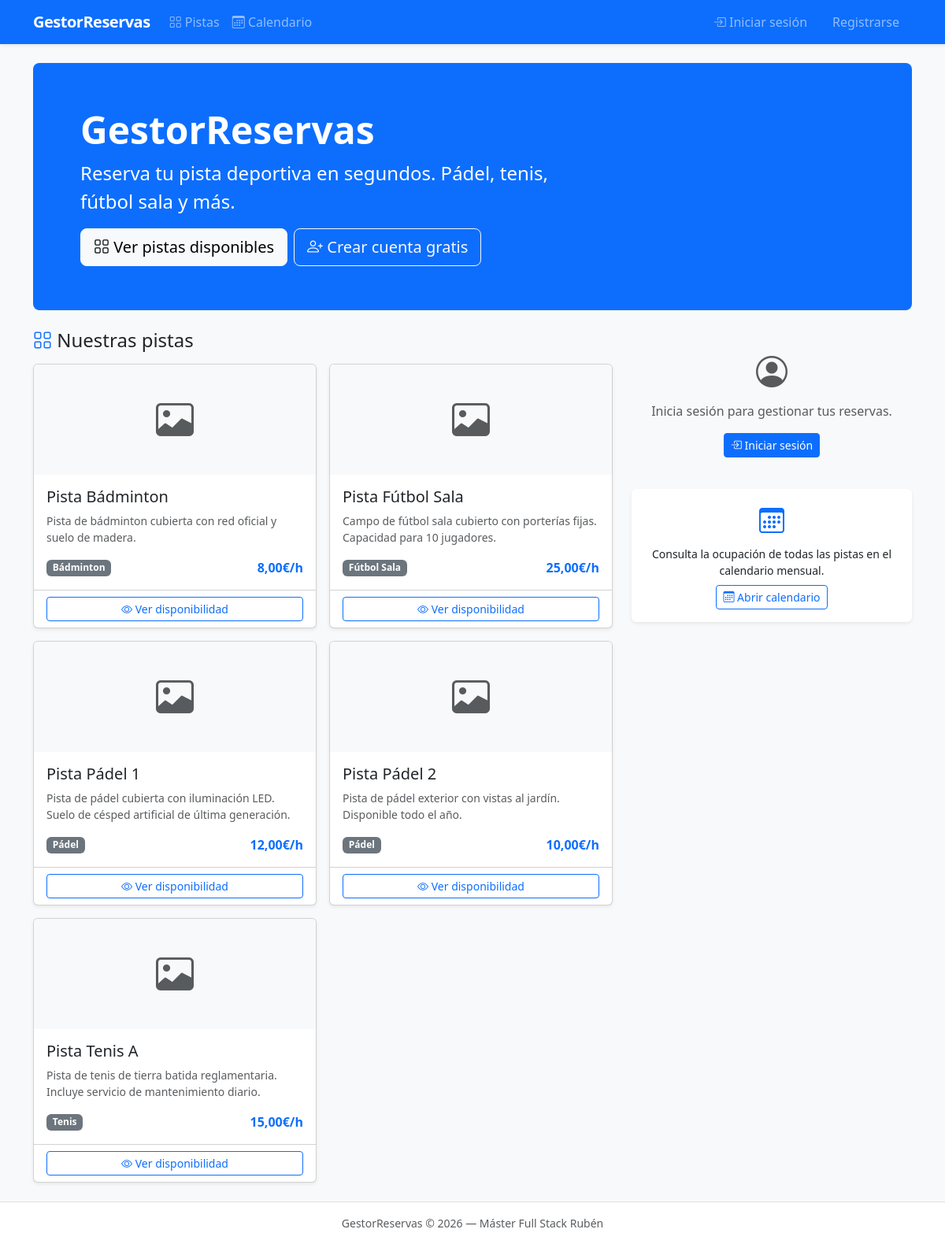
The page / on the database its author committed.
### reservas/models.py (models this page shows, shortened)
class Resource(models.Model):
    SPORT_CHOICES = [
        ('padel', 'Pádel'),
        ('tenis', 'Tenis'),
        ('futbol_sala', 'Fútbol Sala'),
        ('badminton', 'Bádminton'),
        ('squash', 'Squash'),
        ('baloncesto', 'Baloncesto'),
        ('otro', 'Otro'),
    ]
    name = models.CharField('nombre', max_length=100)
    sport_type = models.CharField('deporte', max_length=20, choices=SPORT_CHOICES)
    description = models.TextField('descripción', blank=True)
    capacity = models.PositiveIntegerField('capacidad (jugadores)', default=2)
    price_per_hour = models.DecimalField('precio por hora (€)', max_digits=6, decimal_places=2, default=0)
    is_active = models.BooleanField('activa', default=True)
    image = models.ImageField('imagen', upload_to='resources/', blank=True, null=True)
    class Meta:
        verbose_name = 'Pista'
        verbose_name_plural = 'Pistas'
        ordering = ['sport_type', 'name']

### reservas/views.py (the view, shortened to what this page needs)
# urls.py: path('', views.home, name='home'),
def home(request):
    resources = Resource.objects.filter(is_active=True)
    upcoming_bookings = []
    return render(request, 'reservas/home.html', {
        'resources': resources,
        'upcoming_bookings': upcoming_bookings,
    })

### reservas/templates/reservas/home.html (shortened to what this page needs)
{% extends 'base.html' %}
{% block content %}
<div class="p-5 mb-4 bg-primary text-white rounded-3">
    <div class="container-fluid py-2">
        <h1 class="display-5 fw-bold">
             GestorReservas
        </h1>
        <p class="col-md-8 fs-4">Reserva tu pista deportiva en segundos. Pádel, tenis, fútbol sala y más.</p>
        <div class="d-flex gap-2 flex-wrap">
            <a href="{% url 'reservas:resource_list' %}" class="btn btn-light btn-lg">
                <i class="bi bi-grid"></i> Ver pistas disponibles
            </a>
            {% if not user.is_authenticated %}
                <a href="{% url 'accounts:register' %}" class="btn btn-outline-light btn-lg">
                    <i class="bi bi-person-plus"></i> Crear cuenta gratis
                </a>
            {% else %}
                <a href="{% url 'reservas:booking_create' %}" class="btn btn-outline-light btn-lg">
                    <i class="bi bi-plus-circle"></i> Nueva reserva
                </a>
            {% endif %}
        </div>
    </div>
</div>
<div class="row g-4">
    <div class="col-lg-8">
        <h2 class="h4 mb-3"><i class="bi bi-grid text-primary"></i> Nuestras pistas</h2>
        {% if resources %}
            <div class="row row-cols-1 row-cols-md-2 g-3">
                {% for resource in resources %}
                    <div class="col">
                        <div class="card h-100 booking-card shadow-sm">
                            {% if resource.image %}
                                <img src="{{ resource.image.url }}" class="card-img-top" alt="{{ resource.name }}" style="height:140px; object-fit:cover;">
                            {% else %}
                                <div class="card-img-top bg-light d-flex align-items-center justify-content-center" style="height:140px;">
                                    <i class="bi bi-image text-muted" style="font-size:3rem;"></i>
                                </div>
                            {% endif %}
                            <div class="card-body">
                                <h5 class="card-title">{{ resource.name }}</h5>
                                <p class="card-text text-muted small">{{ resource.description|truncatewords:15 }}</p>
                                <div class="d-flex justify-content-between align-items-center">
                                    <span class="badge bg-secondary sport-badge">
                                        {{ resource.get_sport_type_display }}
                                    </span>
                                    <span class="fw-semibold text-primary">{{ resource.price_per_hour }}€/h</span>
                                </div>
                            </div>
                            <div class="card-footer bg-transparent">
                                <a href="{% url 'reservas:resource_detail' resource.pk %}" class="btn btn-outline-primary btn-sm w-100">
                                    <i class="bi bi-eye"></i> Ver disponibilidad
                                </a>
                            </div>
                        </div>
                    </div>
                {% endfor %}
            </div>
        {% else %}
            <div class="alert alert-info">
                <i class="bi bi-info-circle"></i> No hay pistas disponibles en este momento.
            </div>
        {% endif %}
    </div>
    <div class="col-lg-4">
        {% if user.is_authenticated %}
            <h2 class="h4 mb-3"><i class="bi bi-calendar-check text-primary"></i> Tus próximas reservas</h2>
            {% if upcoming_bookings %}
                <div class="list-group">
                    {% for booking in upcoming_bookings %}
                        <a href="{% url 'reservas:booking_detail' booking.pk %}"
                           class="list-group-item list-group-item-action">
                            <div class="fw-semibold">{{ booking.resource.name }}</div>
                            <small class="text-muted">
                                <i class="bi bi-calendar3"></i> {{ booking.date|date:"d/m/Y" }}
                                &nbsp;
                                <i class="bi bi-clock"></i> {{ booking.start_time|time:"H:i" }}–{{ booking.end_time|time:"H:i" }}
                            </small>
                        </a>
                    {% endfor %}
                </div>
                <a href="{% url 'reservas:booking_list' %}" class="btn btn-link btn-sm mt-2 ps-0">
                    Ver todas mis reservas &rarr;
                </a>
            {% else %}
                <div class="card bg-light border-0">
                    <div class="card-body text-center py-4">
                        <i class="bi bi-calendar-x text-muted" style="font-size:2rem;"></i>
                        <p class="mt-2 mb-3 text-muted">No tienes reservas próximas.</p>
                        <a href="{% url 'reservas:booking_create' %}" class="btn btn-primary btn-sm">
                            <i class="bi bi-plus-circle"></i> Reservar ahora
                        </a>
                    </div>
                </div>
            {% endif %}
        {% else %}
            <div class="card bg-light border-0">
                <div class="card-body text-center py-4">
                    <i class="bi bi-person-circle text-muted" style="font-size:2.5rem;"></i>
                    <p class="mt-2 mb-3 text-muted">Inicia sesión para gestionar tus reservas.</p>
                    <a href="{% url 'accounts:login' %}" class="btn btn-primary btn-sm">
                        <i class="bi bi-box-arrow-in-right"></i> Iniciar sesión
                    </a>
                </div>
            </div>
        {% endif %}
        <div class="card mt-3 border-0 shadow-sm">
            <div class="card-body text-center">
                <i class="bi bi-calendar3 text-primary" style="font-size:2rem;"></i>
                <p class="mt-2 mb-2 small">Consulta la ocupación de todas las pistas en el calendario mensual.</p>
                <a href="{% url 'reservas:calendar' %}" class="btn btn-outline-primary btn-sm">
                    <i class="bi bi-calendar3"></i> Abrir calendario
                </a>
            </div>
        </div>
    </div>
</div>
{% endblock %}

### reservas/templates/base.html (style rules this page uses)
body { background-color: #f8f9fa; }
.sport-badge { font-size: 0.75rem; }

### rows shown on the page
Resource: name "Pista Bádminton", description "Pista de bádminton cubierta con red oficial y suelo de madera.", sport_type "Bádminton", price_per_hour "8,00"
Resource: name "Pista Fútbol Sala", description "Campo de fútbol sala cubierto con porterías fijas. Capacidad para 10 jugadores.", sport_type "Fútbol Sala", price_per_hour "25,00"
Resource: name "Pista Pádel 1", description "Pista de pádel cubierta con iluminación LED. Suelo de césped artificial de última generación.", sport_type "Pádel", price_per_hour "12,00"
Resource: name "Pista Pádel 2", description "Pista de pádel exterior con vistas al jardín. Disponible todo el año.", sport_type "Pádel", price_per_hour "10,00"
Resource: name "Pista Tenis A", description "Pista de tenis de tierra batida reglamentaria. Incluye servicio de mantenimiento diario.", sport_type "Tenis", price_per_hour "15,00"
